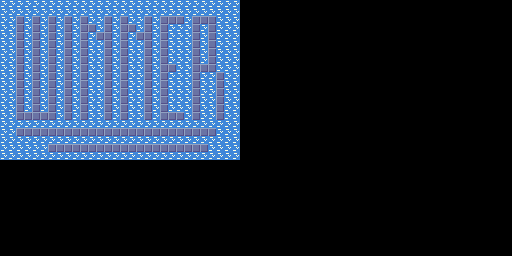

Below is a game level as drawn by its tile map, then a one-line description and the .tmx file that defines it, in full:
An orthogonal 64x32 tile map with 8x8 px tiles, 1 tile layer (Tile Layer 1).

<map version="1.10" tiledversion="1.11.2" orientation="orthogonal" renderorder="right-down" width="64" height="32" tilewidth="8" tileheight="8" infinite="0" nextlayerid="2" nextobjectid="1">
 <editorsettings>
  <export format="gba" />
 </editorsettings>
 <tileset firstgid="1" source="tileset.tsx" />
 <layer id="1" name="Tile Layer 1" width="64" height="32">
  <data encoding="csv">
3,3,3,3,3,3,3,3,3,3,3,3,3,3,3,3,3,3,3,3,3,3,3,3,3,3,3,3,3,3,0,0,0,0,0,0,0,0,0,0,0,0,0,0,0,0,0,0,0,0,0,0,0,0,0,0,0,0,0,0,0,0,0,0,
3,3,3,3,3,3,3,3,3,3,3,3,3,3,3,3,3,3,3,3,3,3,3,3,3,3,3,3,3,3,0,0,0,0,0,0,0,0,0,0,0,0,0,0,0,0,0,0,0,0,0,0,0,0,0,0,0,0,0,0,0,0,0,0,
3,3,2,3,2,3,2,3,2,3,2,3,3,2,3,2,3,3,2,3,2,2,2,3,2,2,2,3,3,3,0,0,0,0,0,0,0,0,0,0,0,0,0,0,0,0,0,0,0,0,0,0,0,0,0,0,0,0,0,0,0,0,0,0,
3,3,2,3,2,3,2,3,2,3,2,2,3,2,3,2,2,3,2,3,2,3,3,3,2,3,2,3,3,3,0,0,0,0,0,0,0,0,0,0,0,0,0,0,0,0,0,0,0,0,0,0,0,0,0,0,0,0,0,0,0,0,0,0,
3,3,2,3,2,3,2,3,2,3,2,3,2,2,3,2,3,2,2,3,2,3,3,3,2,3,2,3,3,3,0,0,0,0,0,0,0,0,0,0,0,0,0,0,0,0,0,0,0,0,0,0,0,0,0,0,0,0,0,0,0,0,0,0,
3,3,2,3,2,3,2,3,2,3,2,3,3,2,3,2,3,3,2,3,2,3,3,3,2,3,2,3,3,3,0,0,0,0,0,0,0,0,0,0,0,0,0,0,0,0,0,0,0,0,0,0,0,0,0,0,0,0,0,0,0,0,0,0,
3,3,2,3,2,3,2,3,2,3,2,3,3,2,3,2,3,3,2,3,2,3,3,3,2,3,2,3,3,3,0,0,0,0,0,0,0,0,0,0,0,0,0,0,0,0,0,0,0,0,0,0,0,0,0,0,0,0,0,0,0,0,0,0,
3,3,2,3,2,3,2,3,2,3,2,3,3,2,3,2,3,3,2,3,2,3,3,3,2,3,2,3,3,3,0,0,0,0,0,0,0,0,0,0,0,0,0,0,0,0,0,0,0,0,0,0,0,0,0,0,0,0,0,0,0,0,0,0,
3,3,2,3,2,3,2,3,2,3,2,3,3,2,3,2,3,3,2,3,2,2,3,3,2,2,2,3,3,3,0,0,0,0,0,0,0,0,0,0,0,0,0,0,0,0,0,0,0,0,0,0,0,0,0,0,0,0,0,0,0,0,0,0,
3,3,2,3,2,3,2,3,2,3,2,3,3,2,3,2,3,3,2,3,2,3,3,3,2,3,3,2,3,3,0,0,0,0,0,0,0,0,0,0,0,0,0,0,0,0,0,0,0,0,0,0,0,0,0,0,0,0,0,0,0,0,0,0,
3,3,2,3,2,3,2,3,2,3,2,3,3,2,3,2,3,3,2,3,2,3,3,3,2,3,3,2,3,3,0,0,0,0,0,0,0,0,0,0,0,0,0,0,0,0,0,0,0,0,0,0,0,0,0,0,0,0,0,0,0,0,0,0,
3,3,2,3,2,3,2,3,2,3,2,3,3,2,3,2,3,3,2,3,2,3,3,3,2,3,3,2,3,3,0,0,0,0,0,0,0,0,0,0,0,0,0,0,0,0,0,0,0,0,0,0,0,0,0,0,0,0,0,0,0,0,0,0,
3,3,2,3,2,3,2,3,2,3,2,3,3,2,3,2,3,3,2,3,2,3,3,3,2,3,3,2,3,3,0,0,0,0,0,0,0,0,0,0,0,0,0,0,0,0,0,0,0,0,0,0,0,0,0,0,0,0,0,0,0,0,0,0,
3,3,2,3,2,3,2,3,2,3,2,3,3,2,3,2,3,3,2,3,2,3,3,3,2,3,3,2,3,3,0,0,0,0,0,0,0,0,0,0,0,0,0,0,0,0,0,0,0,0,0,0,0,0,0,0,0,0,0,0,0,0,0,0,
3,3,2,2,2,2,2,3,2,3,2,3,3,2,3,2,3,3,2,3,2,2,2,3,2,3,3,2,3,3,0,0,0,0,0,0,0,0,0,0,0,0,0,0,0,0,0,0,0,0,0,0,0,0,0,0,0,0,0,0,0,0,0,0,
3,3,3,3,3,3,3,3,3,3,3,3,3,3,3,3,3,3,3,3,3,3,3,3,3,3,3,3,3,3,0,0,0,0,0,0,0,0,0,0,0,0,0,0,0,0,0,0,0,0,0,0,0,0,0,0,0,0,0,0,0,0,0,0,
3,3,2,2,2,2,2,2,2,2,2,2,2,2,2,2,2,2,2,2,2,2,2,2,2,2,2,3,3,3,0,0,0,0,0,0,0,0,0,0,0,0,0,0,0,0,0,0,0,0,0,0,0,0,0,0,0,0,0,0,0,0,0,0,
3,3,3,3,3,3,3,3,3,3,3,3,3,3,3,3,3,3,3,3,3,3,3,3,3,3,3,3,3,3,0,0,0,0,0,0,0,0,0,0,0,0,0,0,0,0,0,0,0,0,0,0,0,0,0,0,0,0,0,0,0,0,0,0,
3,3,3,3,3,3,2,2,2,2,2,2,2,2,2,2,2,2,2,2,2,2,2,2,2,2,3,3,3,3,0,0,0,0,0,0,0,0,0,0,0,0,0,0,0,0,0,0,0,0,0,0,0,0,0,0,0,0,0,0,0,0,0,0,
3,3,3,3,3,3,3,3,3,3,3,3,3,3,3,3,3,3,3,3,3,3,3,3,3,3,3,3,3,3,0,0,0,0,0,0,0,0,0,0,0,0,0,0,0,0,0,0,0,0,0,0,0,0,0,0,0,0,0,0,0,0,0,0,
0,0,0,0,0,0,0,0,0,0,0,0,0,0,0,0,0,0,0,0,0,0,0,0,0,0,0,0,0,0,0,0,0,0,0,0,0,0,0,0,0,0,0,0,0,0,0,0,0,0,0,0,0,0,0,0,0,0,0,0,0,0,0,0,
0,0,0,0,0,0,0,0,0,0,0,0,0,0,0,0,0,0,0,0,0,0,0,0,0,0,0,0,0,0,0,0,0,0,0,0,0,0,0,0,0,0,0,0,0,0,0,0,0,0,0,0,0,0,0,0,0,0,0,0,0,0,0,0,
0,0,0,0,0,0,0,0,0,0,0,0,0,0,0,0,0,0,0,0,0,0,0,0,0,0,0,0,0,0,0,0,0,0,0,0,0,0,0,0,0,0,0,0,0,0,0,0,0,0,0,0,0,0,0,0,0,0,0,0,0,0,0,0,
0,0,0,0,0,0,0,0,0,0,0,0,0,0,0,0,0,0,0,0,0,0,0,0,0,0,0,0,0,0,0,0,0,0,0,0,0,0,0,0,0,0,0,0,0,0,0,0,0,0,0,0,0,0,0,0,0,0,0,0,0,0,0,0,
0,0,0,0,0,0,0,0,0,0,0,0,0,0,0,0,0,0,0,0,0,0,0,0,0,0,0,0,0,0,0,0,0,0,0,0,0,0,0,0,0,0,0,0,0,0,0,0,0,0,0,0,0,0,0,0,0,0,0,0,0,0,0,0,
0,0,0,0,0,0,0,0,0,0,0,0,0,0,0,0,0,0,0,0,0,0,0,0,0,0,0,0,0,0,0,0,0,0,0,0,0,0,0,0,0,0,0,0,0,0,0,0,0,0,0,0,0,0,0,0,0,0,0,0,0,0,0,0,
0,0,0,0,0,0,0,0,0,0,0,0,0,0,0,0,0,0,0,0,0,0,0,0,0,0,0,0,0,0,0,0,0,0,0,0,0,0,0,0,0,0,0,0,0,0,0,0,0,0,0,0,0,0,0,0,0,0,0,0,0,0,0,0,
0,0,0,0,0,0,0,0,0,0,0,0,0,0,0,0,0,0,0,0,0,0,0,0,0,0,0,0,0,0,0,0,0,0,0,0,0,0,0,0,0,0,0,0,0,0,0,0,0,0,0,0,0,0,0,0,0,0,0,0,0,0,0,0,
0,0,0,0,0,0,0,0,0,0,0,0,0,0,0,0,0,0,0,0,0,0,0,0,0,0,0,0,0,0,0,0,0,0,0,0,0,0,0,0,0,0,0,0,0,0,0,0,0,0,0,0,0,0,0,0,0,0,0,0,0,0,0,0,
0,0,0,0,0,0,0,0,0,0,0,0,0,0,0,0,0,0,0,0,0,0,0,0,0,0,0,0,0,0,0,0,0,0,0,0,0,0,0,0,0,0,0,0,0,0,0,0,0,0,0,0,0,0,0,0,0,0,0,0,0,0,0,0,
0,0,0,0,0,0,0,0,0,0,0,0,0,0,0,0,0,0,0,0,0,0,0,0,0,0,0,0,0,0,0,0,0,0,0,0,0,0,0,0,0,0,0,0,0,0,0,0,0,0,0,0,0,0,0,0,0,0,0,0,0,0,0,0,
0,0,0,0,0,0,0,0,0,0,0,0,0,0,0,0,0,0,0,0,0,0,0,0,0,0,0,0,0,0,0,0,0,0,0,0,0,0,0,0,0,0,0,0,0,0,0,0,0,0,0,0,0,0,0,0,0,0,0,0,0,0,0,0
</data>
 </layer>
</map>
